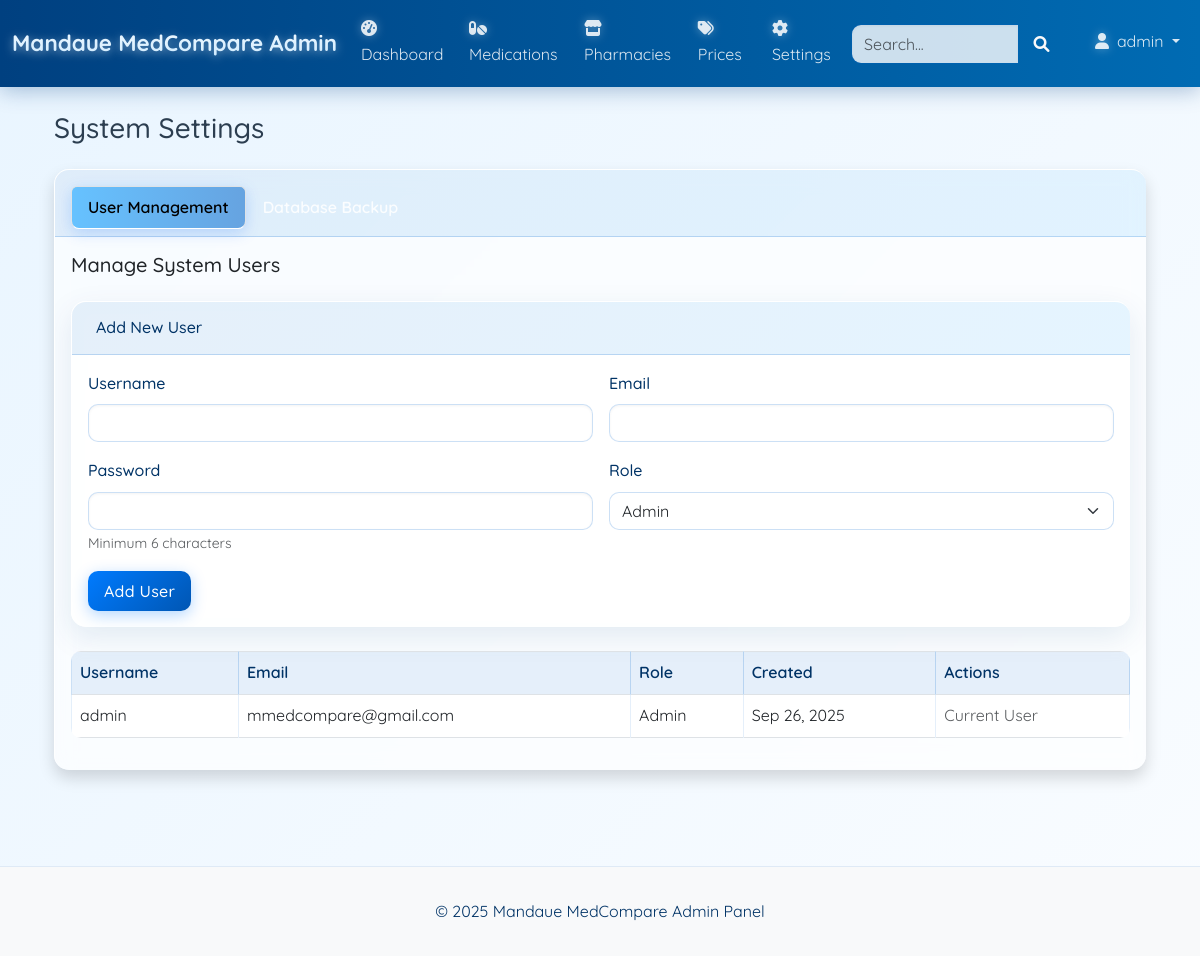
/admin/settings.php (signed in), run on the app's committed database.
### tables this page shows
CREATE TABLE `users` (
  `id` int(11) NOT NULL,
  `username` varchar(50) NOT NULL,
  `password` varchar(255) NOT NULL,
  `email` varchar(100) NOT NULL,
  `role` enum('admin') NOT NULL DEFAULT 'admin',
  `created_at` timestamp NOT NULL DEFAULT current_timestamp(),
  `updated_at` timestamp NOT NULL DEFAULT current_timestamp() ON UPDATE current_timestamp()
);

### includes/db.php (called while the page is built, shortened)
<?php
class Database {
    private $connection;
    private static $instance = null;
    private function __construct() {
        $this->connection = new mysqli(DB_HOST, DB_USER, DB_PASS, DB_NAME);
        $this->connection->set_charset('utf8');
    }
    public static function getInstance() {
        if (self::$instance == null) {
            self::$instance = new Database();
        }
        return self::$instance;
    }
    public function query($sql) {
        return $this->connection->query($sql);
    }
}
?>

### admin/settings.php (the view, shortened to what this page needs)
<?php
include_once 'includes/header.php';
$db = Database::getInstance();
$usersResult = $db->query("SELECT * FROM users ORDER BY username");
$users = [];
if ($usersResult) {
    while ($row = $usersResult->fetch_assoc()) {
        $users[] = $row;
    }
}
?>
<div class="container-fluid">
    <h1 class="h3 mb-4 text-gray-800">System Settings</h1>
    <div class="row">
        <div class="col-lg-12">
            <div class="card shadow mb-4">
                <div class="card-header py-3">
                    <ul class="nav nav-tabs card-header-tabs" id="settingsTabs" role="tablist">
                        <li class="nav-item" role="presentation">
                            <button class="nav-link active" id="users-tab" data-bs-toggle="tab" data-bs-target="#users" type="button" role="tab" aria-controls="users" aria-selected="true">User Management</button>
                        </li>
                        <li class="nav-item" role="presentation">
                            <button class="nav-link" id="backup-tab" data-bs-toggle="tab" data-bs-target="#backup" type="button" role="tab" aria-controls="backup" aria-selected="false">Database Backup</button>
                        </li>
                    </ul>
                </div>
                <div class="card-body">
                    <div class="tab-content" id="settingsTabsContent">
                        <div class="tab-pane fade show active" id="users" role="tabpanel" aria-labelledby="users-tab">
                            <h5 class="mb-4">Manage System Users</h5>
                            <div class="card mb-4">
                                <div class="card-header">
                                    <h6 class="m-0 font-weight-bold">Add New User</h6>
                                </div>
                                <div class="card-body">
                                    <form method="POST" action="" class="row g-3">
                                        <div class="col-md-6">
                                            <label for="username" class="form-label">Username</label>
                                            <input type="text" class="form-control" id="username" name="username" required>
                                        </div>
                                        <div class="col-md-6">
                                            <label for="email" class="form-label">Email</label>
                                            <input type="email" class="form-control" id="email" name="email" required>
                                        </div>
                                        <div class="col-md-6">
                                            <label for="password" class="form-label">Password</label>
                                            <input type="password" class="form-control" id="password" name="password" required>
                                            <small class="text-muted">Minimum 6 characters</small>
                                        </div>
                                        <div class="col-md-6">
                                            <label for="role" class="form-label">Role</label>
                                            <select class="form-select" id="role" name="role" required>
                                                <option value="admin">Admin</option>
                                            </select>
                                        </div>
                                        <div class="col-12">
                                            <button type="submit" class="btn btn-primary">Add User</button>
                                        </div>
                                    </form>
                                </div>
                            </div>
                            <div class="table-responsive">
                                <table class="table table-bordered">
                                    <thead>
                                        <tr>
                                            <th>Username</th>
                                            <th>Email</th>
                                            <th>Role</th>
                                            <th>Created</th>
                                            <th>Actions</th>
                                        </tr>
                                    </thead>
                                    <tbody>
                                        <?php if (empty($users)): ?>
                                            <tr>
                                                <td colspan="5" class="text-center">No users found.</td>
                                            </tr>
                                        <?php else: ?>
                                            <?php foreach ($users as $user): ?>
                                                <tr>
                                                    <td><?php echo htmlspecialchars($user['username']); ?></td>
                                                    <td><?php echo htmlspecialchars($user['email']); ?></td>
                                                    <td><?php echo ucfirst(htmlspecialchars($user['role'])); ?></td>
                                                    <td><?php echo date('M d, Y', strtotime($user['created_at'])); ?></td>
                                                    <td>
                                                        <?php if ((int)$user['id'] !== (int)$_SESSION['admin_id']): ?>
                                                            <form method="POST" action="" class="d-inline" onsubmit="return confirm('Are you sure you want to delete this user?');">
                                                                <input type="hidden" name="user_id" value="<?php echo $user['id']; ?>">
                                                                <input type="hidden" name="delete_user" value="1">
                                                                <button type="submit" class="btn btn-sm btn-danger">
                                                                    <i class="fas fa-trash"></i> Delete
                                                                </button>
                                                            </form>
                                                        <?php else: ?>
                                                            <span class="text-muted">Current User</span>
                                                        <?php endif; ?>
                                                    </td>
                                                </tr>
                                            <?php endforeach; ?>
                                        <?php endif; ?>
                                    </tbody>
                                </table>
                            </div>
                        </div>
                    </div>
                </div>
            </div>
        </div>
    </div>
</div>
<?php include_once 'includes/footer.php'; ?>

### assets/css/admin.css (style rules this page uses)
body { background: linear-gradient(135deg, #e9f5ff 0%, #f9fcff 100%); color: #2c3e50; font-family: 'Quicksand', 'Segoe UI', sans-serif; line-height: 1.6; }
.nav-link { color: rgba(255, 255, 255, 0.85); transition: all 0.3s ease; border-radius: 8px; margin-bottom: 4px; }
.nav-link.active { color: #ffffff; background: linear-gradient(90deg, rgba(0, 153, 255, 0.6) 0%, rgba(0, 102, 204, 0.6) 100%); box-shadow: 0 4px 15px rgba(0, 102, 255, 0.2); }
.card { border: none; border-radius: 15px; transition: all 0.3s ease; background-color: rgba(255, 255, 255, 0.65); backdrop-filter: blur(10px); -webkit-backdrop-filter: blur(10px); box-shadow: 0 10px 30px rgba(0, 64, 128, 0.1); border-top: 1px solid rgba(255, 255, 255, 0.8); border-left: 1px solid rgba(255, 255, 255, 0.8); overflow: hidden; }
.card-header { background: linear-gradient(135deg, rgba(0, 102, 204, 0.1) 0%, rgba(0, 153, 255, 0.1) 100%); font-weight: 600; color: #003366; border-bottom: 1px solid rgba(0, 102, 204, 0.2); padding: 1rem 1.5rem; }
.table { background-color: rgba(255, 255, 255, 0.5); backdrop-filter: blur(5px); -webkit-backdrop-filter: blur(5px); border-radius: 10px; overflow: hidden; }
.table th { font-weight: 600; color: #003366; background-color: rgba(0, 102, 204, 0.1); border-color: rgba(0, 102, 204, 0.2); }
.table td { border-color: rgba(0, 102, 204, 0.1); vertical-align: middle; }
.btn { border-radius: 10px; padding: 0.5rem 1rem; font-weight: 500; transition: all 0.3s ease; border: none; letter-spacing: 0.3px; }
.btn-primary { background: linear-gradient(135deg, #007bff 0%, #0056b3 100%); box-shadow: 0 4px 15px rgba(0, 123, 255, 0.3); }
.form-control { border-radius: 10px; border: 1px solid rgba(0, 102, 204, 0.2); background-color: rgba(255, 255, 255, 0.8); transition: all 0.3s ease; box-shadow: inset 0 1px 3px rgba(0, 0, 0, 0.05); }
.form-select { border-radius: 10px; border: 1px solid rgba(0, 102, 204, 0.2); background-color: rgba(255, 255, 255, 0.8); }
.form-label { font-weight: 500; color: #003366; margin-bottom: 0.5rem; }

### data on the page
users: username "admin", email "mmedcompare@gmail.com", role "Admin", created_at "Sep 26, 2025", shows "Current User"

### other printed values
APP_NAME "Mandaue MedCompare"
$_SESSION['admin_username'] "admin"
